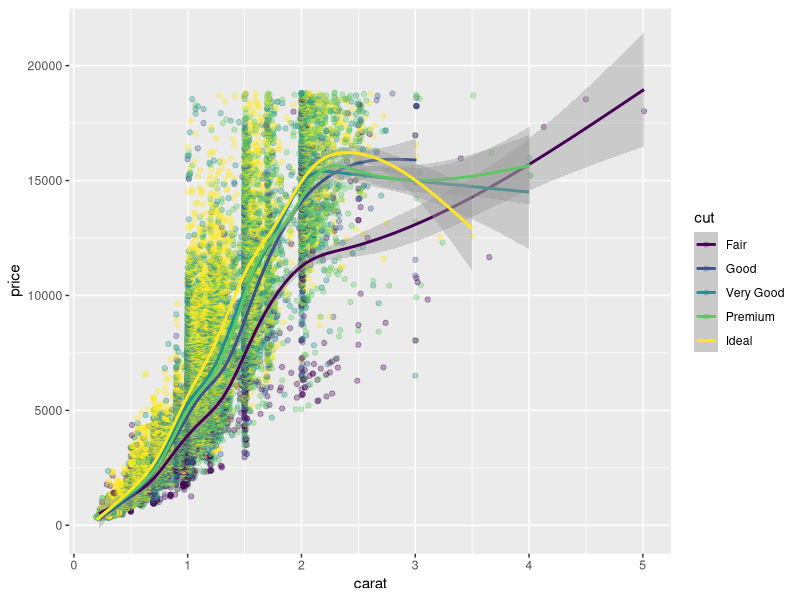

Generate this figure with R:
## ---- chunk 1
knitr::opts_chunk$set(dev = 'pdf')
library(ggplot2)
## ---- chunk 2
ggplot(diamonds, aes(carat, price,colour=cut)) +
    geom_point(alpha = 1/3) + stat_smooth()
